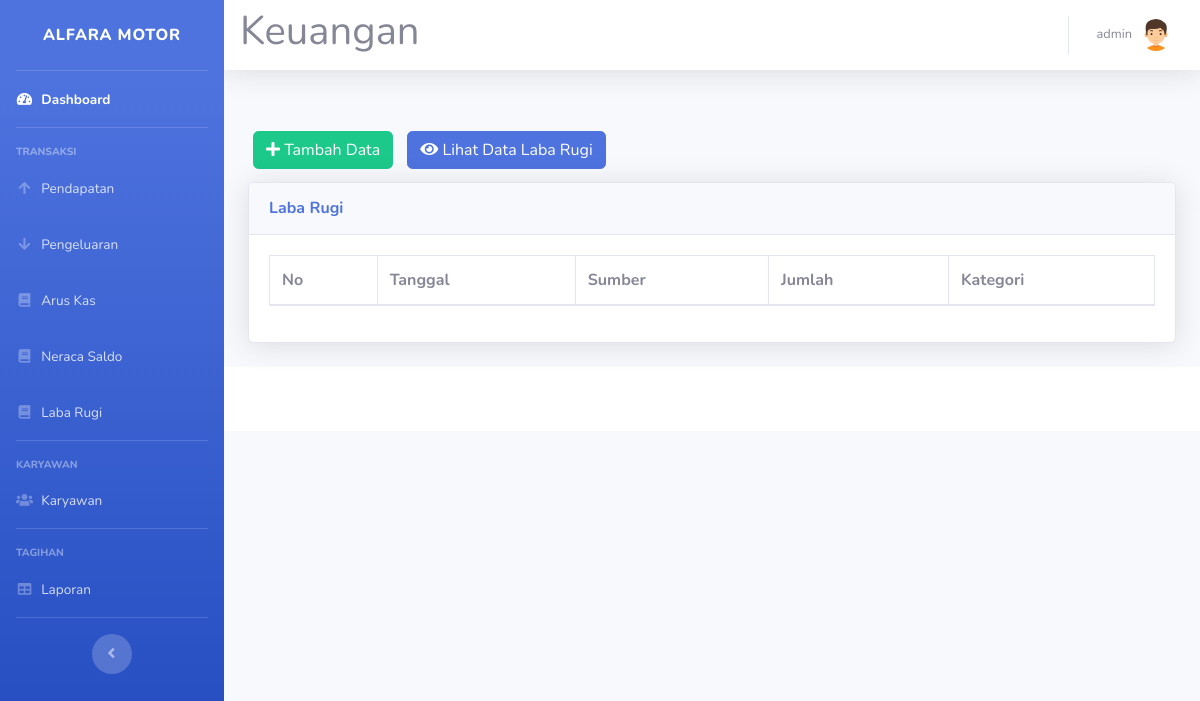
The page /laba-rugi.php (signed in) on the database as committed earlier.
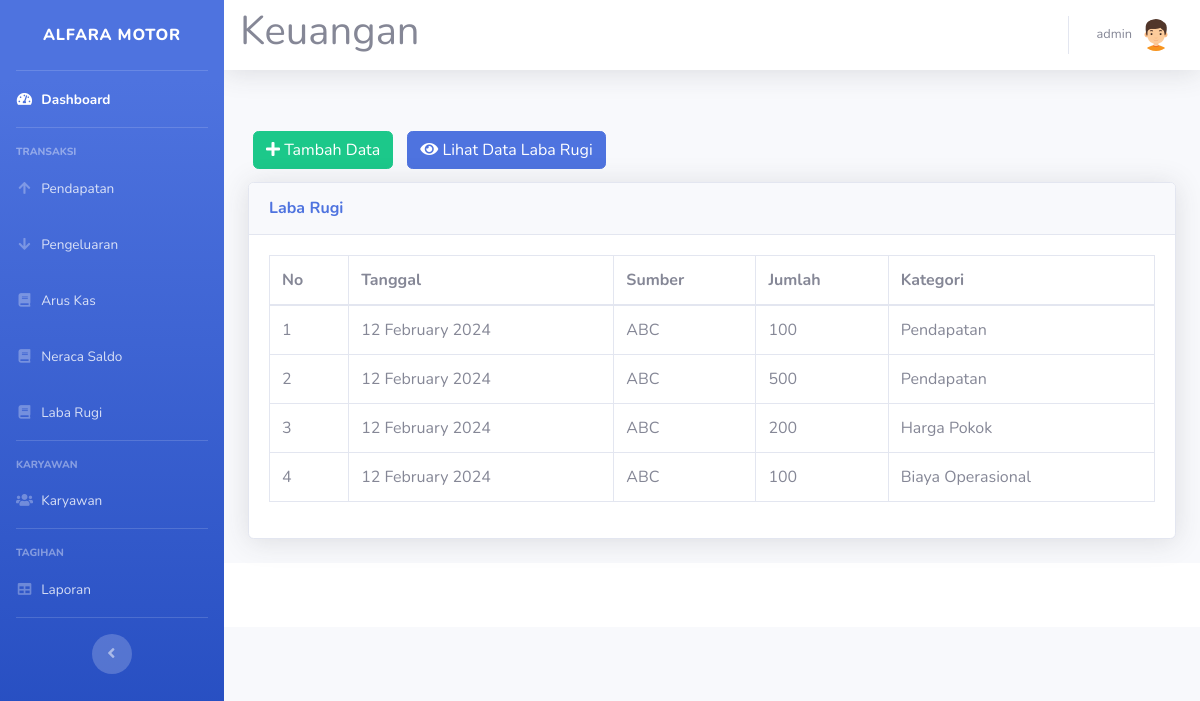
The same page on the database as committed later.
### tables this page shows
CREATE TABLE `laba_rugi` (
  `id_laba_rugi` int(11) NOT NULL,
  `tanggal` date DEFAULT NULL,
  `sumber` varchar(100) DEFAULT NULL,
  `jumlah` int(30) DEFAULT NULL,
  `status` int(11) DEFAULT NULL,
  `id_user` int(11) DEFAULT NULL
);

### laba-rugi.php (the view, shortened to what this page needs)
<!DOCTYPE html>
<html lang="en">
<head>
    <link href="vendor/fontawesome-free/css/all.min.css" rel="stylesheet" type="text/css">
    <link href="css/sb-admin-2.min.css" rel="stylesheet">
</head>
<body id="page-top">
    <?php
    require('sidebar.php');
    ?>
    <div id="content">
        <?php require('navbar.php'); ?>
        <div class="container-fluid">
            <div class="row">
            </div>
            <div class="row">
                <div class="col-12">
                    <div class="py-2">
                        <a href="laba-rugi-tambah.php" class="btn btn-success" style="margin:5px"><i class="fa fa-plus"></i> Tambah Data</a>
                        <a href="laba-rugi-lihat.php" class="btn btn-primary" style="margin:5px"><i class="fa fa-eye"></i> Lihat Data Laba Rugi</a>
                    </div>
                    <div class="card shadow mb-4">
                        <div class="card-header py-3">
                            <h6 class="m-0 font-weight-bold text-primary">Laba Rugi</h6>
                        </div>
                        <div class="card-body">
                            <div class="table-responsive">
                                <table class="table table-bordered" id="dataTable" width="100%" cellspacing="0">
                                    <thead>
                                        <tr>
                                            <th>No</th>
                                            <th>Tanggal</th>
                                            <th>Sumber</th>
                                            <th>Jumlah</th>
                                            <th>Kategori</th>
                                        </tr>
                                    </thead>
                                    <tbody>
                                        <?php
                                        include('koneksi.php');
                                        $query = "SELECT * FROM laba_rugi WHERE id_user = 1";
                                        $result = mysqli_query($koneksi, $query);
                                        $no = 1;
                                        if ($result) {
                                            while ($row = mysqli_fetch_assoc($result)) {
                                                echo "<tr>";
                                                echo "<td>" . $no++ . "</td>";
                                                echo "<td>" . date('d F Y', strtotime($row["tanggal"])) . "</td>";
                                                echo "<td>" . $row['sumber'] . "</td>";
                                                echo "<td>" . $row['jumlah'] . "</td>";
                                                echo "<td>";
                                                switch ($row['status']) {
                                                    case 1:
                                                        echo "Pendapatan";
                                                        break;
                                                    case 2:
                                                        echo "Harga Pokok";
                                                        break;
                                                    case 3:
                                                        echo "Biaya Operasional";
                                                        break;
                                                }
                                                echo "</td>";
                                                echo "</tr>";
                                            }
                                        } else {
                                            echo "<tr><td colspan='5'>Tidak ada data</td></tr>";
                                        }
                                        ?>
                                    </tbody>
                                </table>
                            </div>
                        </div>
                    </div>
                </div>
            </div>
        </div>
        <?php require 'footer.php' ?>
    </div>
    </div>
</body>
</html>

Rows that differ between the two databases and show on the page:
added laba_rugi: tanggal "12 February 2024", sumber "ABC", jumlah "100", status "Pendapatan"
added laba_rugi: tanggal "12 February 2024", sumber "ABC", jumlah "500", status "Pendapatan"
added laba_rugi: tanggal "12 February 2024", sumber "ABC", jumlah "200", status "Harga Pokok"
added laba_rugi: tanggal "12 February 2024", sumber "ABC", jumlah "100", status "Biaya Operasional"
